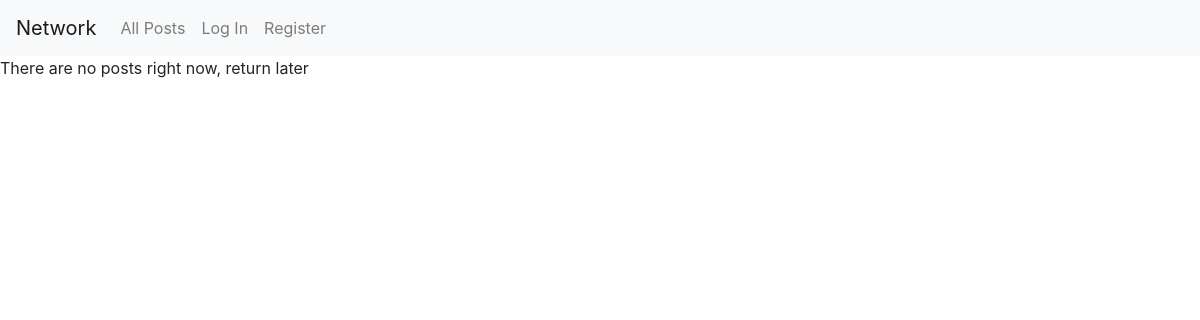
The page /all on the database as committed earlier.
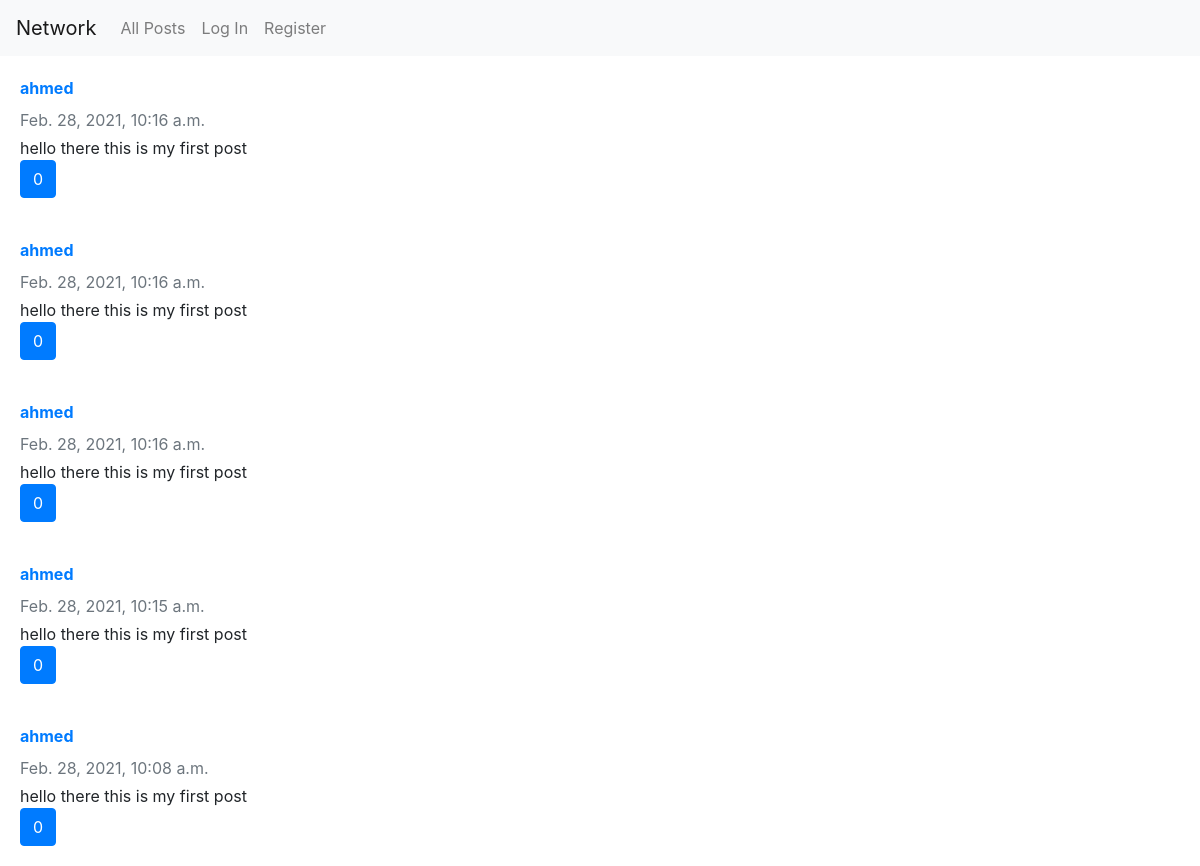
The same page on the database as committed later.
### network/models.py (models this page shows, shortened)
class Post(models.Model):
    content = models.TextField()
    owner = models.ForeignKey(User, on_delete=models.CASCADE, related_name='posts')
    time_created = models.DateTimeField(auto_now_add=True)
    user_likes = models.ManyToManyField(User, related_name='post_likes')
    class Meta:
        ordering = ['-time_created']

class User(AbstractUser):
    following = models.ManyToManyField('User', related_name='followers')

### network/views.py (the view)
# urls.py: path('all', views.all_posts, name='all_posts'),
def all_posts(request):
    posts = Post.objects.all()
    return render(request, 'network/posts/post_list.html', {'posts': posts})

### network/templates/network/posts/post_list.html
{% extends 'network/layout.html' %}
{% block body %}
    {% for post in posts %}
       <div class="card-body d-flex flex-column align-items-start">
              <strong class="d-inline-block mb-2 text-primary"><a href="{% url 'user_profile' post.owner.id %}">{{ post.owner.username }}</a></strong>
              <div class="mb-1 text-muted">{{ post.time_created }}</div>
              <p class="card-text mb-auto">{{ post.content }}</p>
              <button class="btn btn-primary">{{ post.user_likes.count }}</button>
            </div>
    {% empty %}
        There are no posts right now, return later
    {% endfor %}
{% endblock %}

Rows that differ between the two databases and show on the page:
added Post: owner.username "ahmed", time_created "Feb. 28, 2021, 10:16 a.m.", content "hello there this is my first post", user_likes.count "0"
added Post: owner.username "ahmed", time_created "Feb. 28, 2021, 10:16 a.m.", content "hello there this is my first post", user_likes.count "0"
added Post: owner.username "ahmed", time_created "Feb. 28, 2021, 10:16 a.m.", content "hello there this is my first post", user_likes.count "0"
added Post: owner.username "ahmed", time_created "Feb. 28, 2021, 10:15 a.m.", content "hello there this is my first post", user_likes.count "0"
added Post: owner.username "ahmed", time_created "Feb. 28, 2021, 10:08 a.m.", content "hello there this is my first post", user_likes.count "0"
Other text that changed with them:
text no longer shown: "There are no posts right now, return later"
